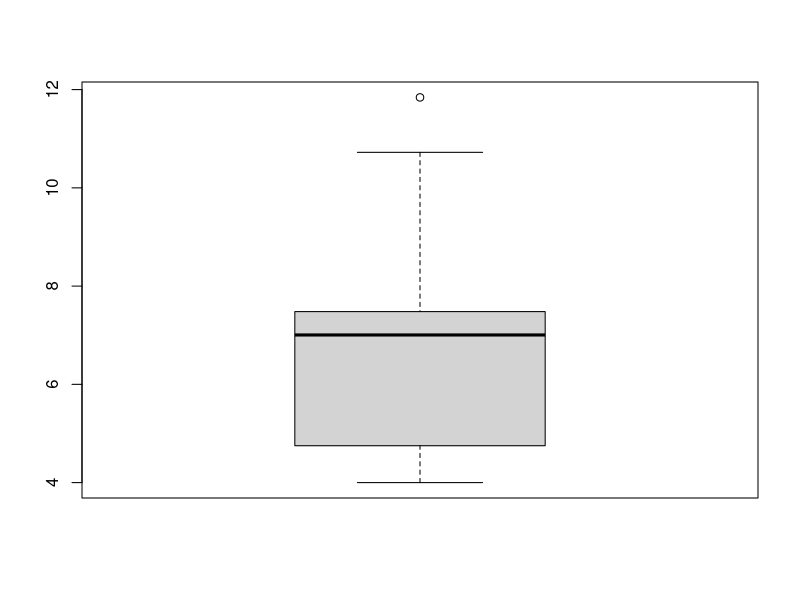

Recreate this plot in R.
## ---- chunk 1
knitr::opts_chunk$set(echo = TRUE)
## ---- chunk 2
setwd("~/Documents/cours/DQPRM/optionnel/2017/TD")
df = read.csv('./datas/vol_p1.tsv',sep='\t')
summary(df['Volume.cc'])
## ---- chunk 3
boxplot(log(df['Volume.cc']))
